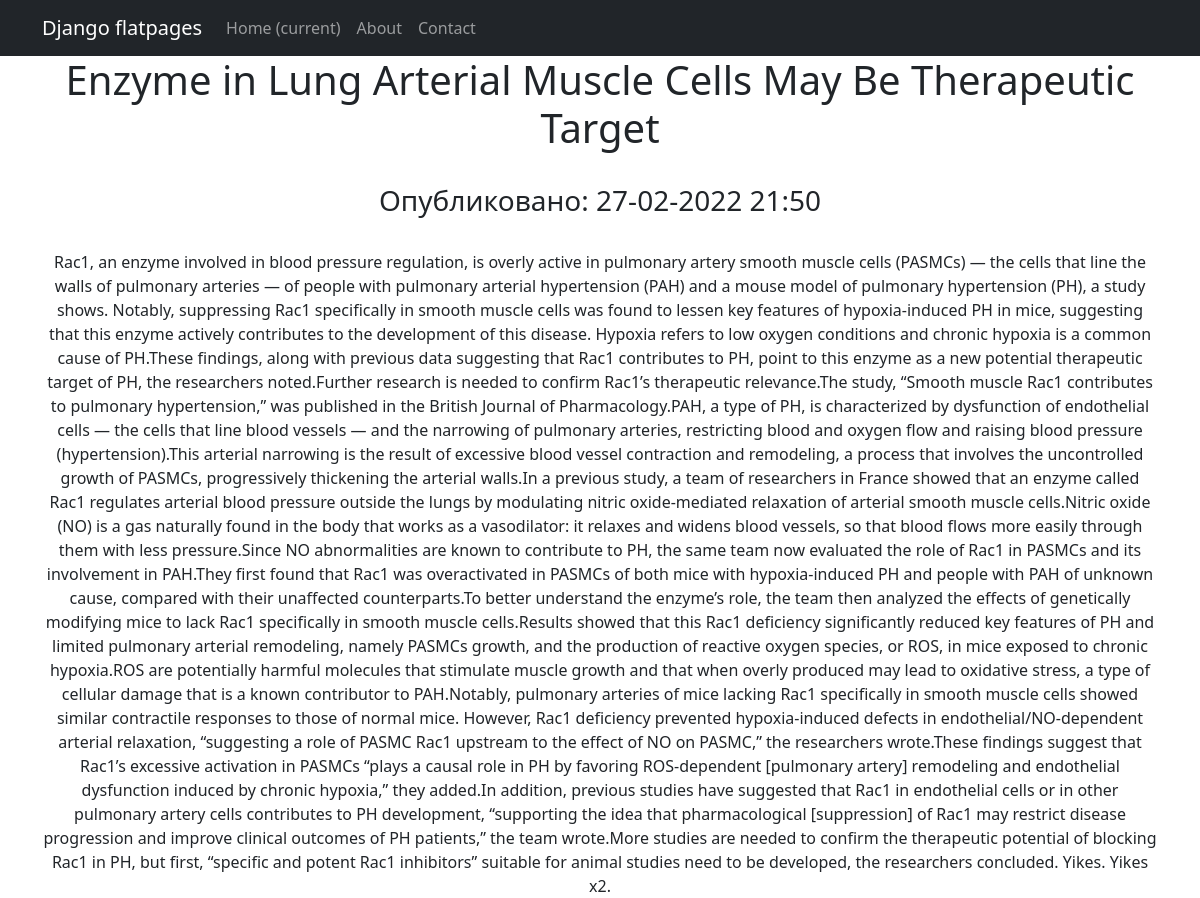
Page /news/11 on the committed database.
### news/models.py (models this page shows, shortened)
class Post(models.Model):
    news = 'N'
    article = 'A'
    CONTENT_TYPE = [
        (news, 'News'),
        (article, 'Article')
    ]
    author = models.ForeignKey(Author, on_delete=models.CASCADE)
    article_or_news = models.CharField(max_length=1, choices=CONTENT_TYPE, default=article)
    header = models.CharField(max_length=255)
    contents = models.TextField()
    time_added = models.DateTimeField(auto_now_add=True)
    rating = models.IntegerField(default=0)
    category = models.ManyToManyField(Category, through='PostCategory')

### news/views.py (the view)
# urls.py: path('<int:pk>', NewsDetailView.as_view(), name='news_contents'),
class NewsDetailView(DetailView):
    model = Post
    template_name = 'news_contents.html'
    context_object_name = 'article'

### news/templatetags/custom_filters.py (called while the page is built)
@register.filter(name='censor')
def censor(text):
    if isinstance(text, str):
        for word in curses_list:
            word_len = len(word)
            text = re.sub(word, '*' * word_len, text)
        return text
    else:
        raise ValueError(f'Filter can\'t be applied to {type(text)}')

### templates/news_contents.html (shortened to what this page needs)
{% extends 'flatpages/default.html' %}
{% load custom_filters %}
{% block content %}
    <h1>{{ article.header|censor }}</h1>
    <br>
    <h3>Опубликовано: {{ article.time_added|date:'d-m-Y H:i' }}</h3>
    <br>
    {{ article.contents|censor }}
{% endblock content %}

### rows in the picture
Post: header|censor "Enzyme in Lung Arterial Muscle Cells May Be Therapeutic Target", time_added "27-02-2022 21:50", contents|censor "Rac1, an enzyme involved in blood pressure regulation, is overly active in pulmonary artery smooth muscle cells (PASMCs) — the cells that line the walls of pulmonary arteries — of people with pulmonary arterial hypertension (PAH) and a mouse model of pulmonary hypertension (PH), a study shows. Notably, suppressing Rac1 specifically in smooth muscle cells was found to lessen key features of hypoxia-induced PH in mice, suggesting that this enzyme actively contributes to the development of this disease. Hypoxia refers to low oxygen conditions and chronic hypoxia is a common cause of PH.These findings, along with previous data suggesting that Rac1 contributes to PH, point to this enzyme as a…"
